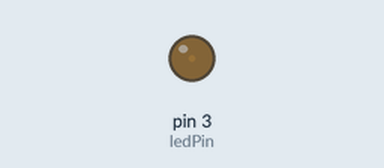
This sketch was run on a simulated Arduino Uno, built with avr-gcc and run on an emulated ATmega328P. Shown: output pins drawn as LEDs (lit = HIGH).

Above: at 0.05 s.
At 0.6 s:
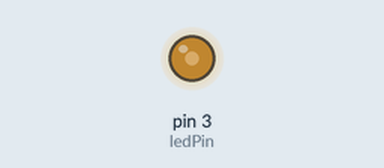
At 1.15 s:
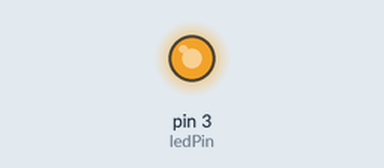
At 2.3 s:
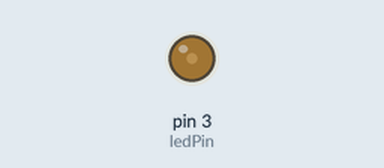
Timing chart, 0 to 5.9 s (numbered marks = the images above):
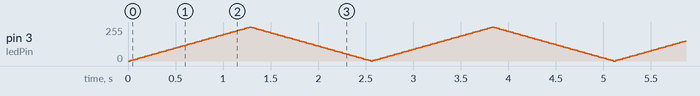

The sketch:

Arduino_004_LED_Fade.ino
```cpp
/*
  LED Fade
  Alexander Fraser
  21 May 2020

  Fades an LED on digital pin 3 using PWM.
*/

int ledPin = 3;
int ledBrightness, ledFadeAmount;

void setup() {
  // Initializes the pins and sets the rate of fade.
  pinMode(ledPin, OUTPUT);
  ledBrightness = 0;
  ledFadeAmount = 5;
}

void loop() {
  // analogWrite takes a value from 0 to 255 for the duty
  // cycle of the PMW (between 0V and 5V).
  analogWrite(ledPin, ledBrightness);
  delay(25);

  ledBrightness = ledBrightness + ledFadeAmount;

  // Reverse the fade when the voltage reaches 0V or 5V.
  if (ledBrightness == 0 || ledBrightness == 255) {
    ledFadeAmount = -ledFadeAmount;
  }
}
```
